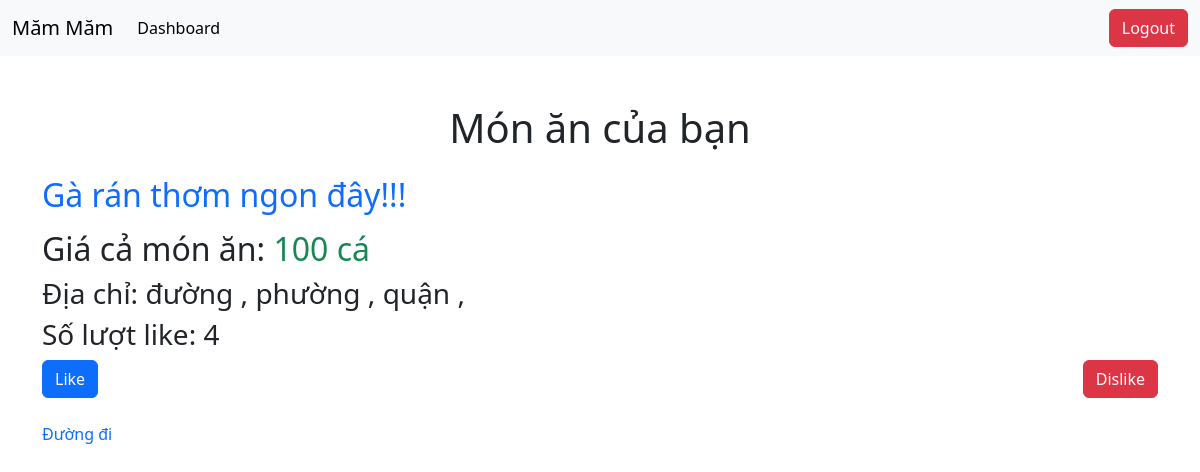
Page /dashboard/1 (signed in) on the earlier database version.
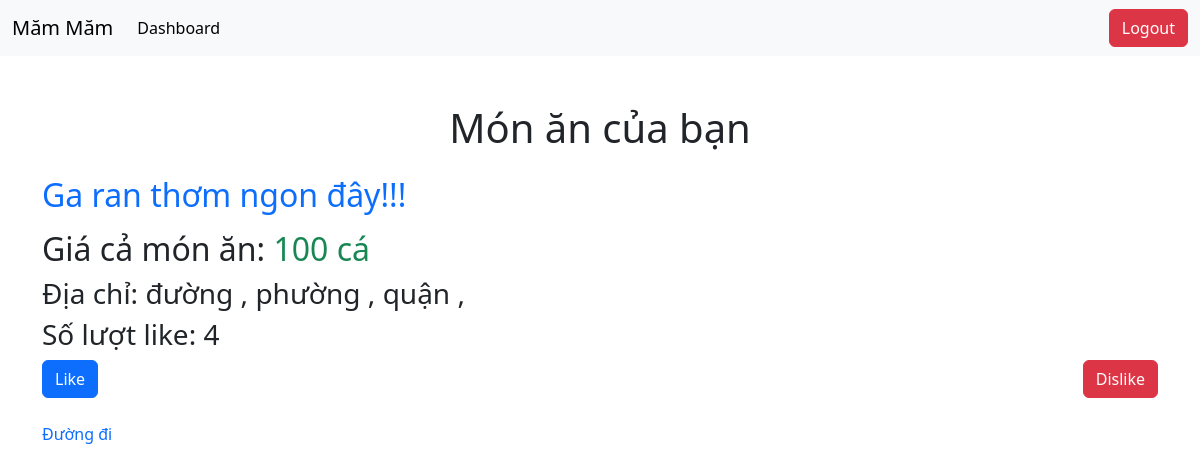
Same page on the later database version.
### myapp/models.py (models this page shows, shortened)
class Dish(models.Model):
    name = models.CharField(max_length=200)
    link = models.URLField(max_length=200)
    code = models.CharField(max_length=300)
    price = models.CharField(max_length=20)
    description = models.CharField(max_length=300)
    total_like = models.IntegerField(default=0)
    likers = models.ManyToManyField(User, blank=True)

### myapp/views.py (the view)
# urls.py: path("dashboard/<int:dish_id>", detail, name="detail"),
@login_required(login_url="login")
def detail(request, dish_id):
    dish = get_object_or_404(Dish, id=dish_id)
    address = dish.address
    msg = None
    if request.user.is_authenticated:
        if dish.likers.filter(id=request.user.id).exists():
            msg = "liked"
    if msg == None:
        if (request.GET.get('likebtn')):
            dish.total_like = F("total_like")+1
            dish.likers.add(request.user)
            dish.save()
            return HttpResponseRedirect(reverse("myapp:detail", args=(dish.id,)))
    else:
        if (request.GET.get('dislikebtn')):
            dish.total_like = F("total_like")-1
            dish.likers.remove(request.user)
            dish.save()
            return HttpResponseRedirect(reverse("myapp:detail", args=(dish.id,)))
    context = {
        "dish": dish,
        "address": address,
        "msg": msg
    }
    return render(request, "myapp/detail.html", context)

### myapp/templates/myapp/detail.html (shortened to what this page needs)
<!DOCTYPE html>
<html lang="en">
<head>
    <link href="https://cdn.jsdelivr.net/npm/bootstrap@5.3.3/dist/css/bootstrap.min.css" rel="stylesheet">
</head>
<body>
    <nav class="navbar navbar-expand-lg navbar-light bg-light">
        <div class="container-fluid">
          <a class="navbar-brand" href="{% url 'myapp:dashboard' %}">Măm Măm</a>
          <div class="collapse navbar-collapse" id="navbarNav">
            <ul class="navbar-nav me-auto">
              <li class="nav-item">
                <a class="nav-link active" aria-current="page" href="{% url 'myapp:dashboard' %}">Dashboard</a>
              </li>
            </ul>
            <div class="d-flex">
              <a href="{% url 'myapp:logout' %}" class="btn btn-danger">Logout</a>
            </div>
          </div>
        </div>
      </nav>
    <div class="container mt-5">
        <h1 class="text-center mb-4">Món ăn của bạn</h1>
        <div class="mb-3">
            <h2 class="text-primary">{{ dish.name }} thơm ngon đây!!!</h2>
        </div>
        <div>
            <div>
                <h2>Giá cả món ăn: <span class="text-success">{{ dish.price}} cá</span></h2>
                <h3>
                    Địa chỉ: đường {{ address.street }}, phường {{ address.ward }}, quận {{ address.district }}, {{ address.city }}
                </h3>
                <h3>Số lượt like: {{ dish.total_like }}</h3>
            </div>
        </div>
        <div class="d-flex justify-content-between mb-4">
            <form action="#" method="get">
                <input type="submit" value="Like" name="likebtn" class="btn btn-primary">
            </form>
            <form action="#" method="get">
                <input type="submit" value="Dislike" name="dislikebtn" class="btn btn-danger">
            </form>
        </div>
        <span class="badge rounded-pill"><a href="{%url 'myapp:map' dish.id%}" style="text-decoration: none;">Đường đi</a></span>
    </div>
</body>
</html>

Differences in the rows shown:
changed Dish: name "Gà rán" → "Ga ran"
